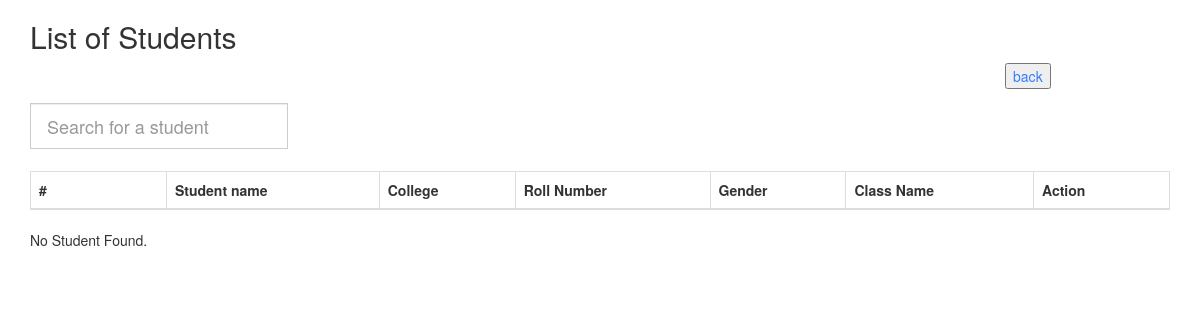
The page /student/?college=1 on the database as committed earlier.
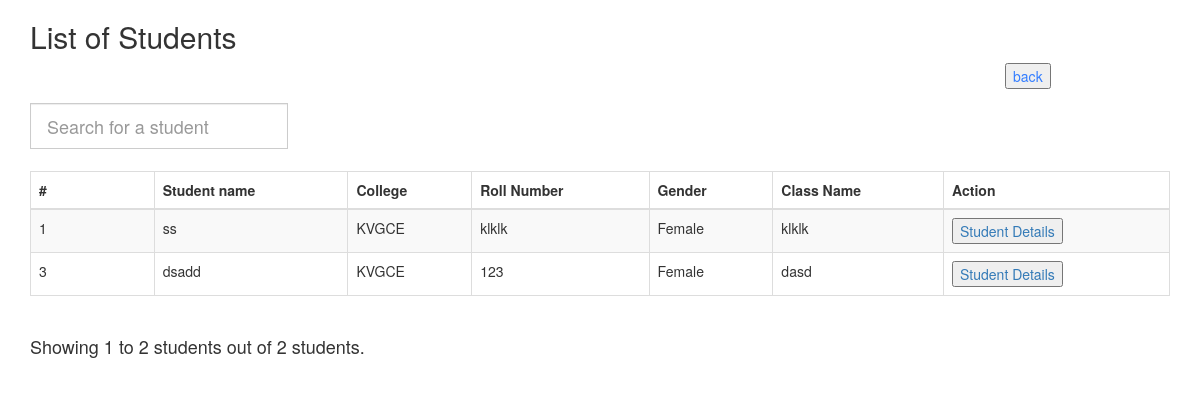
The same page on the database as committed later.
### students/models.py (models this page shows, shortened)
class StudentModel(models.Model):
    id = models.AutoField(primary_key=True)
    college = models.ForeignKey(CollegeModel, on_delete=models.CASCADE)
    name = models.CharField(max_length=256, null=False)
    roll_number = models.CharField(max_length=128, null=False)
    gender = models.CharField(max_length=6, choices=GENDER, default="M")
    class_name = models.CharField(max_length=256, null=False,db_index=True)

### students/views.py (the view)
# urls.py: path('student/', views.fetch_student_list, name='fetch_student_list'),
def fetch_student_list(request):
    student_qs = None
    total_student_count = 0
    name = None
    college = None
    print(request)
    college = request.GET['college']
    if request.method == "POST":
        name = request.POST.get("name")
    if name is not None:
        student_qs = StudentModel.objects.filter(name__contains=name).values('id', 'name', 'college__name',
                                                                             'roll_number', 'gender', 'class_name',).order_by('id')
    else:
        student_qs = StudentModel.objects.values('id', 'name', 'college__name', 'roll_number', 'gender', 'class_name',).order_by('id')
    if college is not None:
        student_qs = StudentModel.objects.filter(college__id=college). \
            values('id', 'name', 'college__name', 'roll_number', 'gender', 'class_name',).order_by('id')
    if student_qs is not None and student_qs.exists:
        total_student_count = student_qs.count()
    print(student_qs)
    page_size = 5
    page = request.GET.get('page', 1)
    if page is not None:
        current_page = int(page)
    page = request.GET.get('page', 1)
    paginator = Paginator(student_qs, page_size)
    try:
        students = paginator.page(page)
    except PageNotAnInteger:
        students = paginator.page(1)
    except EmptyPage:
        students = paginator.page(paginator.num_pages)
    print(paginator.num_pages)
    start_index = (current_page - 1) * page_size + 1
    last_index = current_page * page_size
    if current_page == paginator.num_pages:
        last_index = total_student_count
    context = {
        'students': students,
        'total_student_count': total_student_count,
        'start_index': start_index,
        'last_index': last_index,
    }
    return render(request, 'student.html', context)

### templates/student.html (shortened to what this page needs)
<!DOCTYPE html>
<html lang="en">
<head>
    <link rel="stylesheet" href="https://maxcdn.bootstrapcdn.com/bootstrap/3.4.1/css/bootstrap.min.css">
    <link rel="stylesheet" type="text/css" href="/../css/style.css">
</head>
<body>
    <div class="container">
        <h2>List of Students</h2>
        <div class="row">
            <div class="col-md-10">
                <form class="wrapper-search-input" method="POST" action="{% url 'fetch_student_list' %}">
                    <div class="input-group input-group-lg">
                        <input type="text" class="form-control form-change" placeholder="Search for a student"
                        aria-label="Enter Student Name To Search For" value="{{name}}" name="name" {{onclick_attrib}}/>
                    </div>
                </form>
            </div>
            <div class="col-md-2">
                <button style="color:#337dff;" onclick="goBack()">back</a></button>
            </div>
        </div>
        <table class="table table-bordered table-striped table-responsive-sm" style="margin-top: 22px;">
            <thead>
                <tr>
                    <th>#</th>
                    <th>Student name</th>
                    <th>College</th>
                    <th>Roll Number</th>
                    <th>Gender</th>
                    <th>Class Name</th>
                    <th>Action</th>
                </tr>
            </thead>
            <tbody>
                {% for student in students %}
                <tr>
                    <td>{{student.id}}</td>
                    <td>{{student.name }}</td>
                    <td>{{student.college__name}}</td>
                    <td>{{ student.roll_number }}</td>
                    <td>{{ student.gender }}</td>
                    <td>{{ student.class_name }}</td>
                    <td><button><a href="{% url 'fetch_student_information' %}?id={{student.id}}">Student Details</a></button></td>
                </tr>
                {% endfor %}
            </tbody>
</table>
    <div class="row">
        <div class="col-md-4">
            {% if total_student_count == 0 %}
                <P>No Student Found.</P>
            {% elif total_student_count == 1 %}
                <p>{{total_student_count}} student found.</p>
            {% else %}
                <p class="display_message">Showing {{start_index}} to {{last_index}} students out of {{total_student_count}} students.</p>
            {% endif %}
        </div>
        <div class="col-md-4"></div>
        <div class="col-md-4">
        </div>
    </div>
</div>
</body>
</html>

### static/students/css/style.css (style rules this page uses)
html, body { height: 100%; }
form { padding-top: 10px; font-size: 14px; margin-top: 30px; }

### templates/student.html (style rules this page uses)
.table th, .table td { max-width: 200px; min-width: 70px; overflow: hidden; text-overflow: ellipsis; white-space: nowrap; }
.display_message { padding-top: 18px; font-size: 18px; }

Rows that differ between the two databases and show on the page:
added StudentModel: id "1", name "ss", college__name "KVGCE", roll_number "klklk", gender "Female", class_name "klklk"
added StudentModel: id "3", name "dsadd", college__name "KVGCE", roll_number "123", gender "Female", class_name "dasd"
Other text that changed with them:
{{ start_index }}: (not shown) → "1"
{{ last_index }}: (not shown) → "2"
{{ total_student_count }}: (not shown) → "2"
text no longer shown: "No Student Found."
text now shown: "Showing to students out of students."
